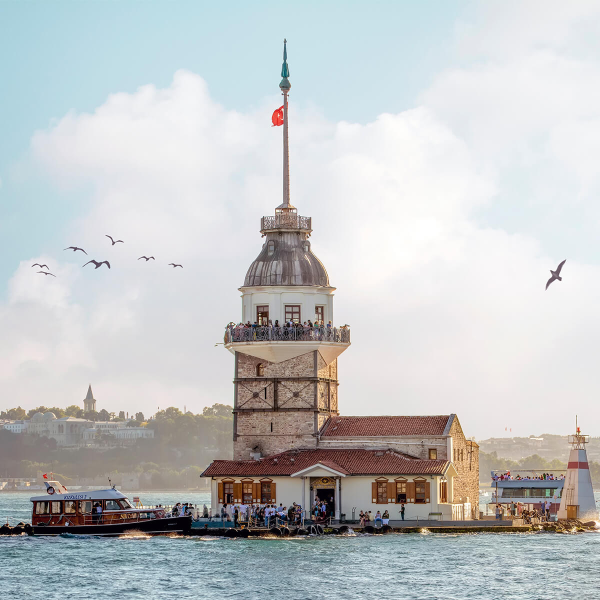
#> input picture aa.jpg, 1200 x 1200 px (shown at 1/2 size)
$ python '15-görüntüyü kaydırma .py'
#> lines starting #> are read from the running program, lines starting #| are printed output that depends on the picture
import cv2
import numpy as np
img = cv2.imread("aa.jpg")
#> img is the input picture: shape (1200, 1200, 3); mean B, G, R 196.7, 195.9, 193.5
img = cv2.resize(img, (300, 300))
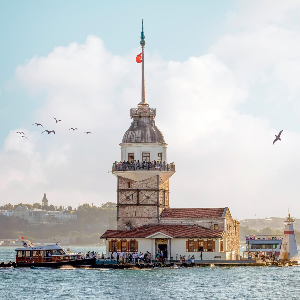
#> img: shape (300, 300, 3); mean B, G, R 196.7, 195.9, 193.5
satır, sutun = img.shape[:2]
#> satır = 300; sutun = 300
translation_matrix = np.float32([
    [1, 0, 50],  # 50 sağa kaydırmak
    [0, 1, 50]  # 50 aiağı kaydırma
])
img_translation = cv2.warpAffine(
    img, translation_matrix, (sutun+100, satır+100))
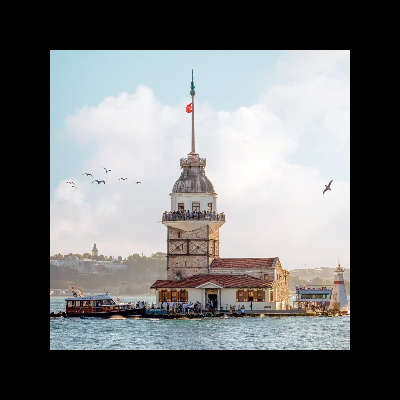
#> img_translation: shape (400, 400, 3); mean B, G, R 110.6, 110.2, 108.8
cv2.imshow("resim", img)
cv2.imshow("translation", img_translation)
cv2.waitKey(0)
cv2.destroyAllWindows()

$ run again, with ab.jpg copied over aa.jpg
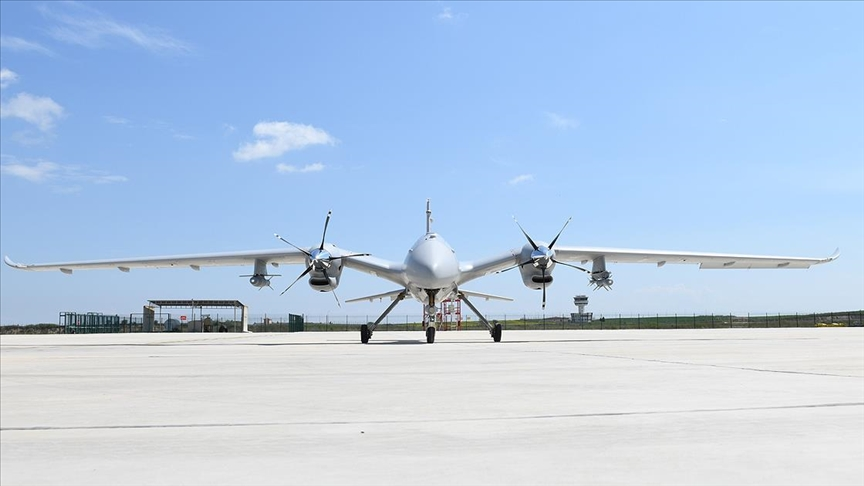
#> input picture ab.jpg, 864 x 486 px
#> img is the input picture: shape (486, 864, 3); mean B, G, R 228.8, 202.9, 181.2
#> `img = cv2.resize(img, (300, 300))`:
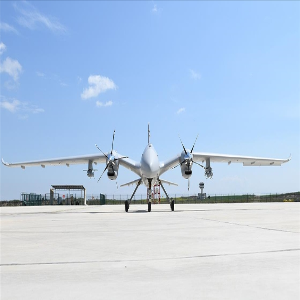
#> img: shape (300, 300, 3); mean B, G, R 228.7, 202.9, 181.1
#> `img_translation = cv2.warpAffine( img, translation_matrix, (sutun+100,..`:
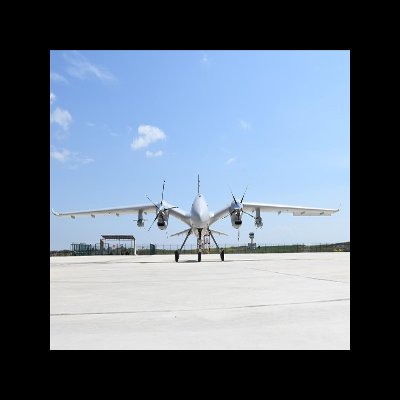
#> img_translation: shape (400, 400, 3); mean B, G, R 128.6, 114.1, 101.9

$ run again, with goz-glokom.jpg copied over aa.jpg
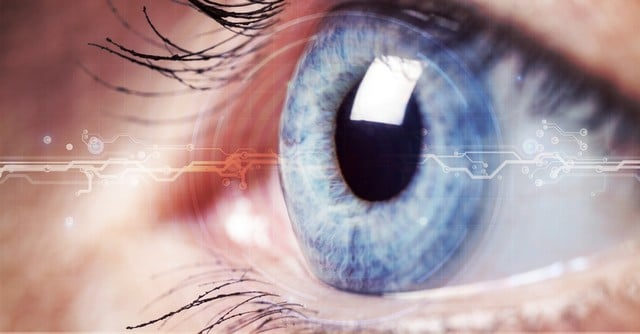
#> input picture goz-glokom.jpg, 640 x 334 px
#> img is the input picture: shape (334, 640, 3); mean B, G, R 153.8, 149.8, 172.8
#> `img = cv2.resize(img, (300, 300))`:
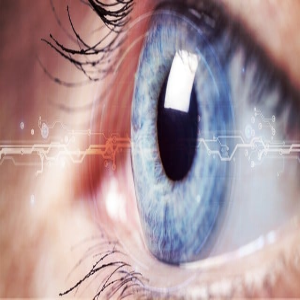
#> img: shape (300, 300, 3); mean B, G, R 153.7, 149.7, 172.7
#> `img_translation = cv2.warpAffine( img, translation_matrix, (sutun+100,..`:
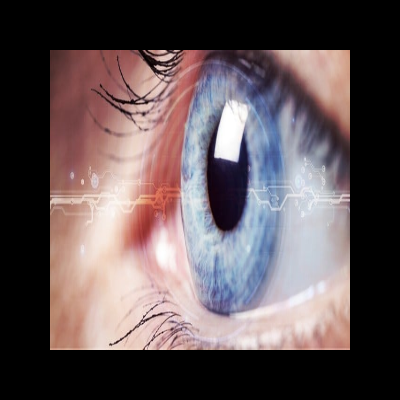
#> img_translation: shape (400, 400, 3); mean B, G, R 86.4, 84.2, 97.1
